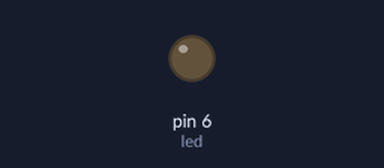
Simulated run of this sketch. Board: Arduino Uno, built with avr-gcc and run on an emulated ATmega328P. Parts: output pins drawn as LEDs (lit = HIGH).

Above: at 0.15 s.
At 15.85 s:
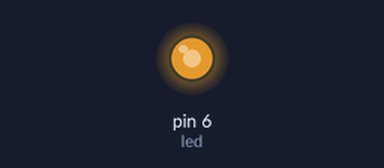
Timing chart, 0 to 15.7 s (numbered marks = the images above):
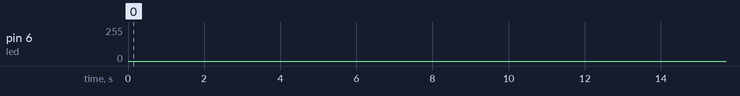

The sketch:

1.0.2_breathe.ino
```cpp
/**
* NAME: Ashwin K
* RNO: EE25B018
* DESC: LED breathes in one second
*/

int del = 1961; //micros
unsigned long int lastupdate = 0;
int inc = 1;
int out = 0;
uint8_t led = 6; //needs to be pwm

void setup()
{
  pinMode(led,OUTPUT);

}

void loop()
{
  if(micros() - lastupdate >= del)
  {
    lastupdate=micros();
    if(inc)
    {
	  out++;
      if(out>255)
      {
        out = 255;
        inc = 0;
      }
    }
    else
    {
      out--;
      if(out<0)
      {
        out = 0;
        inc = 1;
      }
    }

    analogWrite(led,out);
  }

}
```
